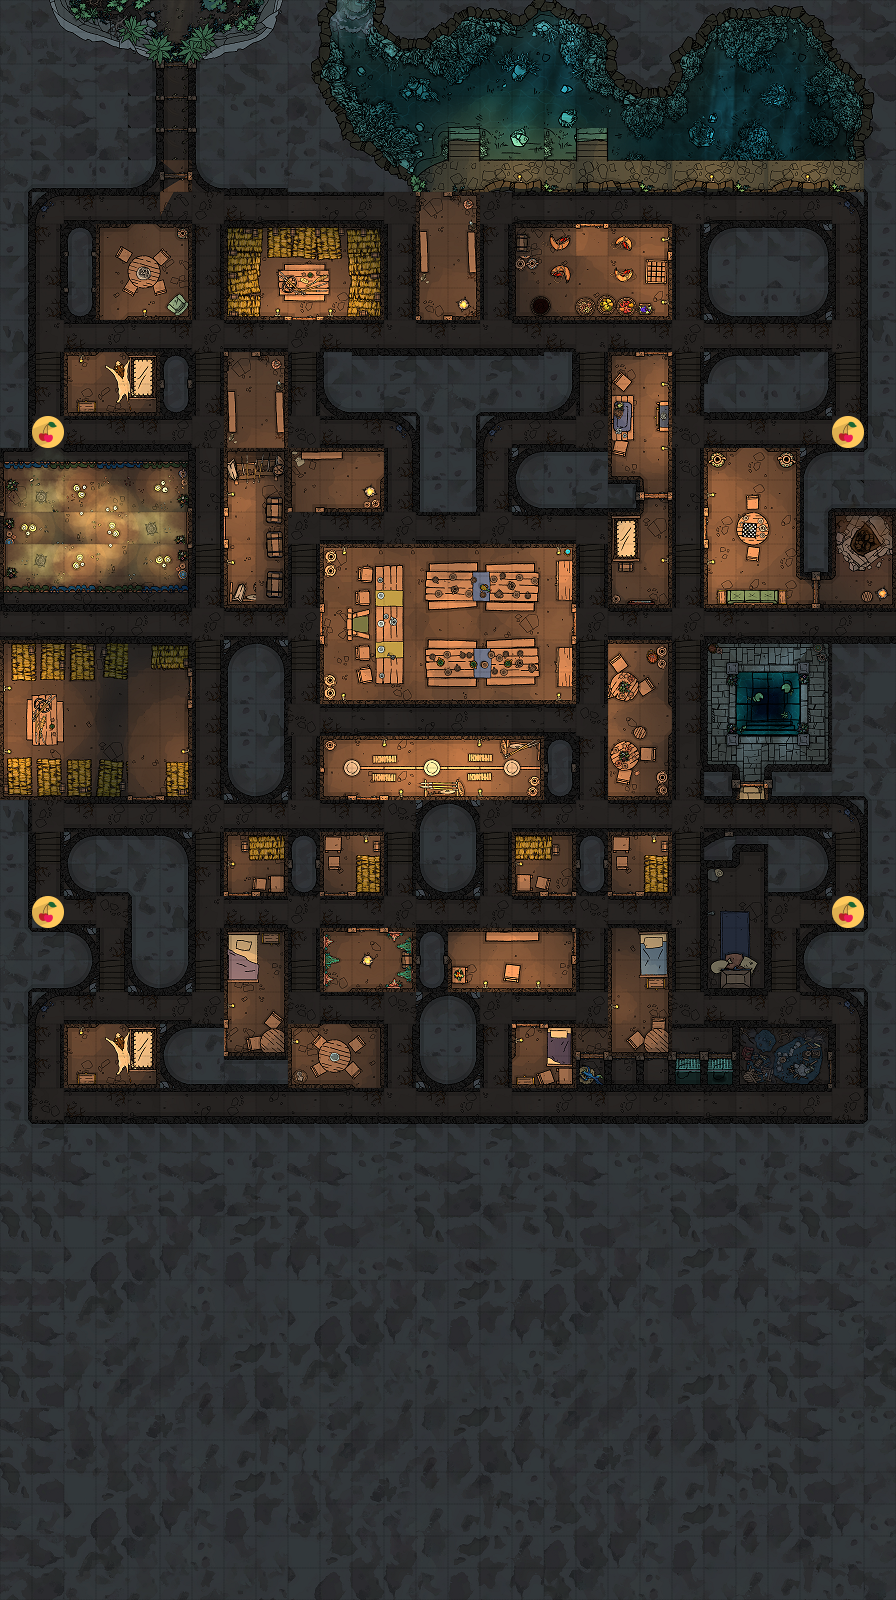

Tiled map render using the project's own tile images. Description and the map definition, with tile-layer contents summarised, below:
An orthogonal 28x50 tile map with 32x32 px tiles, 4 tile layers (Background, Walls, Path, Collectables), 3 tilesets.

<map version="1.4" tiledversion="1.4.3" orientation="orthogonal" renderorder="right-down" width="28" height="50" tilewidth="32" tileheight="32" infinite="0" nextlayerid="5" nextobjectid="1">
 <tileset firstgid="1" source="map_4.tsx" />
 <tileset firstgid="1457" source="map_tileset_32.tsx" />
 <tileset firstgid="1512" source="cherry.tsx" />
 <layer id="4" name="Background" width="28" height="50">
  <data>[1400 cells, 532 non-empty, 520 distinct tile ids]</data>
 </layer>
 <layer id="1" name="Walls" width="28" height="50">
  <data>[1400 cells, 568 non-empty, 567 distinct tile ids]</data>
 </layer>
 <layer id="2" name="Path" width="28" height="50">
  <data>[1400 cells, 300 non-empty, 300 distinct tile ids]</data>
 </layer>
 <layer id="3" name="Collectables" width="28" height="50">
  <data>[1400 cells, 4 non-empty, 1 distinct tile ids]</data>
 </layer>
</map>
